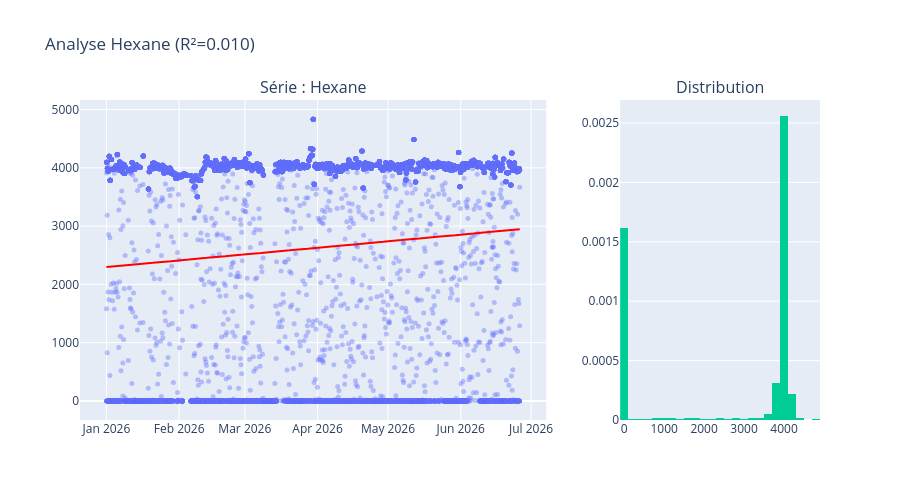

Notebook code cell kept with this figure:
### Code cell
processor.plot_simple_tag('Hexane')

### Figure 1 — Plotly figure (JSON) as saved in the notebook; plotly's stock layout.template omitted (floating-point values rounded to 4 significant figures; data arrays with more than 128 entries replaced by an {"elided": "..."} marker saying what was removed)
{"data": [{"marker": {"opacity": 0.4, "size": 5}, "mode": "markers", "name": "Données", "type": "scatter", "x": {"elided": "16883 str values"}, "xaxis": "x", "y": {"elided": "16883 float values"}, "yaxis": "y"}, {"line": {"color": "red"}, "name": "Tendance", "type": "scatter", "x": {"elided": "16883 str values"}, "xaxis": "x", "y": {"elided": "16883 float values"}, "yaxis": "y"}, {"histnorm": "probability density", "nbinsx": 30, "type": "histogram", "x": {"elided": "16883 float values"}, "xaxis": "x2", "yaxis": "y2"}], "layout": {"annotations": [{"font": {"size": 16}, "showarrow": false, "text": "Série : Hexane", "x": 0.315, "xanchor": "center", "xref": "paper", "y": 1, "yanchor": "bottom", "yref": "paper"}, {"font": {"size": 16}, "showarrow": false, "text": "Distribution", "x": 0.865, "xanchor": "center", "xref": "paper", "y": 1, "yanchor": "bottom", "yref": "paper"}], "height": 500, "showlegend": false, "title": {"text": "Analyse Hexane (R²=0.010)"}, "xaxis": {"anchor": "y", "domain": [0, 0.63]}, "xaxis2": {"anchor": "y2", "domain": [0.73, 1]}, "yaxis": {"anchor": "x", "domain": [0, 1]}, "yaxis2": {"anchor": "x2", "domain": [0, 1]}}}
